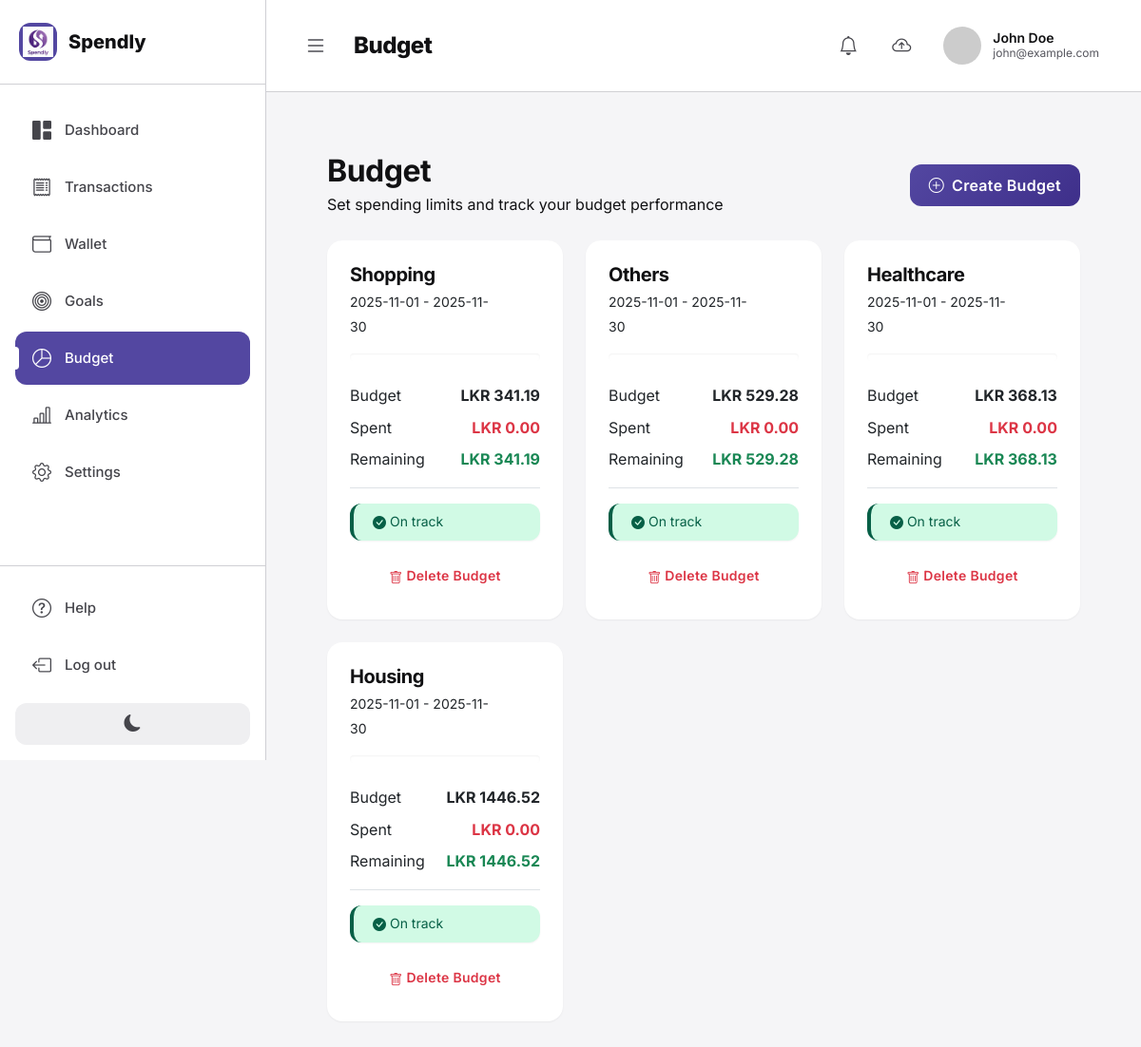
The app's page /budgets (signed in), older data.
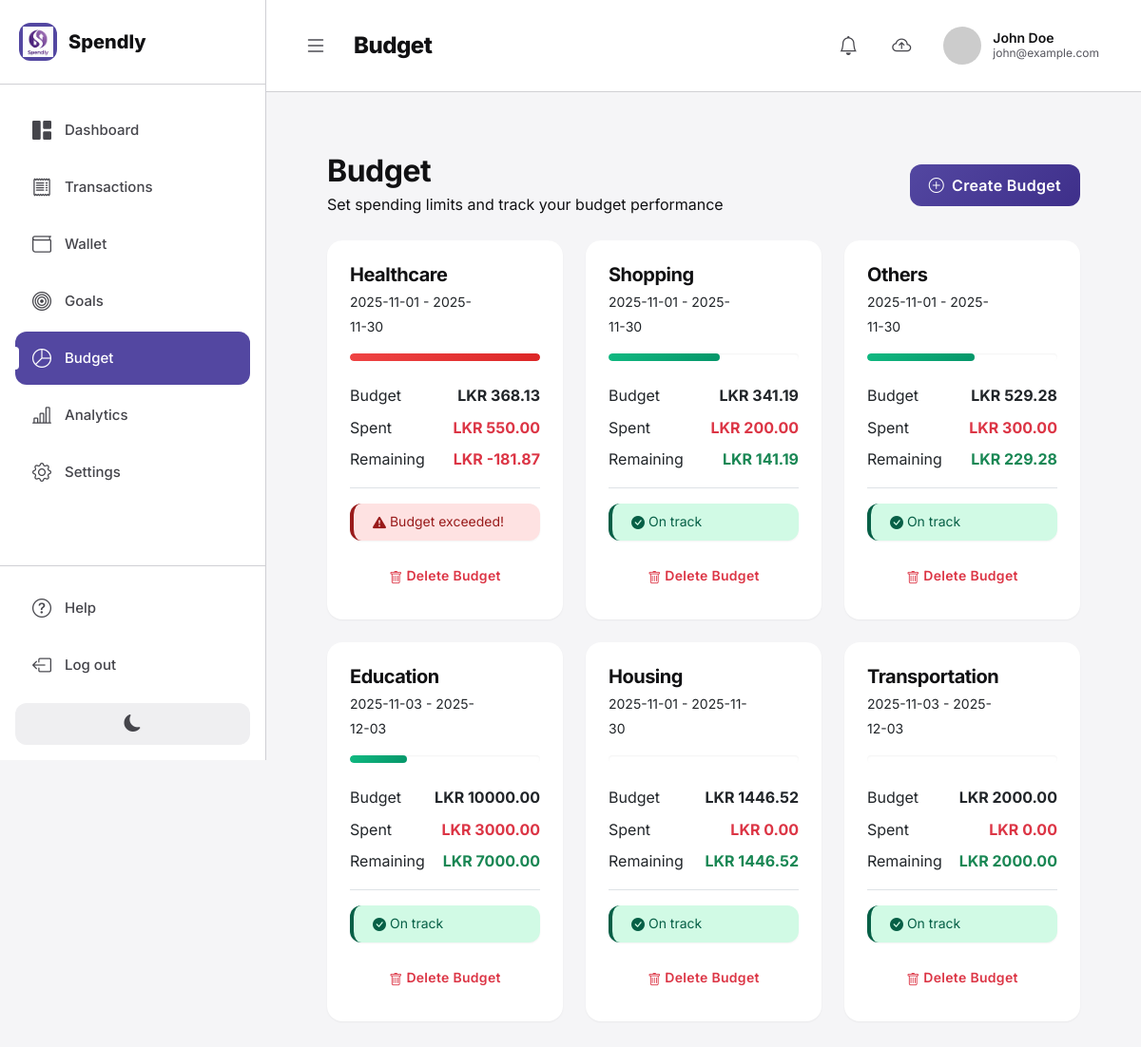
The same page, newer data.
### tables this page shows
CREATE TABLE user (
    user_id INTEGER PRIMARY KEY AUTOINCREMENT,
    username TEXT NOT NULL UNIQUE,
    email TEXT NOT NULL UNIQUE,
    full_name TEXT NOT NULL,
    created_at TEXT NOT NULL DEFAULT (datetime('now')),
    last_sync TEXT, password_hash TEXT NOT NULL DEFAULT '',
    CONSTRAINT chk_email CHECK (email LIKE '%@%')
);

CREATE TABLE budget (
    budget_id INTEGER PRIMARY KEY AUTOINCREMENT,
    user_id INTEGER NOT NULL,
    category_id INTEGER NOT NULL,
    budget_amount REAL NOT NULL CHECK (budget_amount > 0),
    start_date TEXT NOT NULL,
    end_date TEXT NOT NULL,
    created_at TEXT NOT NULL DEFAULT (datetime('now')),
    modified_at TEXT NOT NULL DEFAULT (datetime('now')),
    is_active INTEGER NOT NULL DEFAULT 1 CHECK (is_active IN (0, 1)),
    is_synced INTEGER NOT NULL DEFAULT 0 CHECK (is_synced IN (0, 1)),
    FOREIGN KEY (user_id) REFERENCES user(user_id) ON DELETE CASCADE,
    FOREIGN KEY (category_id) REFERENCES category(category_id) ON DELETE RESTRICT,
    CONSTRAINT chk_date_range CHECK (end_date > start_date)
);

### webapp/app.py (the view)
@app.route('/budgets')
@login_required
def budgets():
    db = get_sqlite_db()
    user_id = session['user_id']
    budget_list = db.execute('''
        SELECT * FROM v_budget_performance
        WHERE user_id = ?
        ORDER BY utilization_percent DESC
    ''', (user_id,)).fetchall()
    categories = db.execute('''
        SELECT * FROM category
        WHERE category_type = 'EXPENSE' AND is_active = 1
        ORDER BY category_name
    ''').fetchall()
    db.close()
    return render_template('budgets.html',
                         budgets=budget_list,
                         categories=categories)

### webapp/app.py (called while the page is built)
@app.context_processor
def inject_pending_sync_count():
    if 'user_id' in session:
        db = get_sqlite_db()
        user_id = session['user_id']
        pending_count = 0
        pending_count += db.execute('SELECT COUNT(*) as count FROM expense WHERE user_id = ? AND is_synced = 0', (user_id,)).fetchone()['count']
        pending_count += db.execute('SELECT COUNT(*) as count FROM income WHERE user_id = ? AND is_synced = 0', (user_id,)).fetchone()['count']
        pending_count += db.execute('SELECT COUNT(*) as count FROM budget WHERE user_id = ? AND is_synced = 0', (user_id,)).fetchone()['count']
        pending_count += db.execute('SELECT COUNT(*) as count FROM savings_goal WHERE user_id = ? AND is_synced = 0', (user_id,)).fetchone()['count']
        db.close()
        return dict(pending_sync_count=pending_count)
    return dict(pending_sync_count=0)

def get_sqlite_db():
    conn = sqlite3.connect(SQLITE_DB_PATH)
    conn.row_factory = sqlite3.Row
    return conn

def login_required(f):
    @wraps(f)
    def decorated_function(*args, **kwargs):
        if 'user_id' not in session:
            flash('Please log in to access this page.', 'warning')
            return redirect(url_for('login'))
        return f(*args, **kwargs)
    return decorated_function

### webapp/templates/budgets.html (shortened to what this page needs)
{% extends "base.html" %}
{% block page_title %}Budget{% endblock %}
{% block content %}
<div class="finset-content">
    <div class="d-flex justify-content-between align-items-center mb-4">
        <div>
            <h2 class="fw-bold mb-1">Budget</h2>
            <p class="text-muted mb-0">Set spending limits and track your budget performance</p>
        </div>
        <button class="btn btn-primary d-flex align-items-center gap-2" data-bs-toggle="modal" data-bs-target="#addBudgetModal">
            <i class="bi bi-plus-circle"></i>
            <span>Create Budget</span>
        </button>
    </div>
    {% if budgets %}
    <div class="row g-4">
        {% for budget in budgets %}
        <div class="col-md-6 col-xl-4">
            <div class="card border-0 shadow-sm h-100">
                <div class="card-body p-4">
                    <div class="d-flex justify-content-between align-items-start mb-3">
                        <div>
                            <h5 class="fw-bold mb-1">{{ budget.category_name }}</h5>
                            <small class="text-muted">{{ budget.start_date }} - {{ budget.end_date }}</small>
                        </div>
                        {% set percent = budget.utilization_percent %}
                        <span class="badge rounded-pill {% if percent >= 100 %}bg-danger{% elif percent >= 80 %}bg-warning{% else %}bg-success{% endif %} px-3 py-2">
                        </span>
                    </div>
                    <div class="mb-4">
                        <div class="progress" style="height: 8px; border-radius: 10px;">
                            {% if percent >= 100 %}
                                <div class="progress-bar bg-danger" style="width: 100%;"></div>
                            {% elif percent >= 80 %}
                                <div class="progress-bar bg-warning" style="width: {{ percent }}%;"></div>
                            {% else %}
                                <div class="progress-bar bg-success" style="width: {{ percent }}%;"></div>
                            {% endif %}
                        </div>
                    </div>
                    <div class="d-flex justify-content-between mb-2">
                        <span class="text-muted">Budget</span>
                        <span class="fw-bold">LKR {{ "%.2f"|format(budget.budget_amount) }}</span>
                    </div>
                    <div class="d-flex justify-content-between mb-2">
                        <span class="text-muted">Spent</span>
                        <span class="fw-bold text-danger">LKR {{ "%.2f"|format(budget.actual_spent) }}</span>
                    </div>
                    <div class="d-flex justify-content-between mb-3 pb-3 border-bottom">
                        <span class="text-muted">Remaining</span>
                        <span class="fw-bold {% if budget.remaining < 0 %}text-danger{% else %}text-success{% endif %}">
                            LKR {{ "%.2f"|format(budget.remaining) }}
                        </span>
                    </div>
                    <div class="alert {% if percent >= 100 %}alert-danger{% elif percent >= 80 %}alert-warning{% else %}alert-success{% endif %} mb-3 py-2" style="font-size: 0.875rem;">
                        {% if percent >= 100 %}
                            <i class="bi bi-exclamation-triangle-fill"></i> Budget exceeded!
                        {% elif percent >= 80 %}
                            <i class="bi bi-exclamation-circle-fill"></i> Nearing limit
                        {% else %}
                            <i class="bi bi-check-circle-fill"></i> On track
                        {% endif %}
                    </div>
                    <a href="{{ url_for('delete_budget', budget_id=budget.budget_id) }}"
                       class="btn btn-outline-danger btn-sm w-100"
                       onclick="return confirm('Are you sure you want to delete this budget?');">
                        <i class="bi bi-trash"></i> Delete Budget
                    </a>
                </div>
            </div>
        </div>
        {% endfor %}
    </div>
    {% endif %}
</div>
{% endblock %}

### webapp/templates/base.html (shortened to what this page needs)
<!DOCTYPE html>
<html lang="en">
<head>
    <link href="https://cdn.jsdelivr.net/npm/bootstrap@5.3.0/dist/css/bootstrap.min.css" rel="stylesheet">
    <link rel="stylesheet" href="https://cdn.jsdelivr.net/npm/bootstrap-icons@1.11.0/font/bootstrap-icons.css">
    <link rel="stylesheet" href="{{ url_for('static', filename='css/style.css') }}">
</head>
<body>
    {% if session.user_id %}
    <div class="finset-layout">
        <aside class="finset-sidebar" id="sidebar">
            <div class="sidebar-logo">
                <div class="logo-container">
                    <img src="{{ url_for('static', filename='images/Spendly_Logo.png') }}" alt="Spendly Logo" style="height: 32px; width: auto;">
                </div>
                <span class="logo-text">Spendly</span>
            </div>
            <nav class="sidebar-nav">
                <a href="{{ url_for('dashboard') }}" class="sidebar-link {% if request.endpoint == 'dashboard' %}active{% endif %}">
                    <i class="bi bi-grid-1x2-fill"></i>
                    <span>Dashboard</span>
                </a>
                <a href="{{ url_for('expenses') }}" class="sidebar-link {% if request.endpoint == 'expenses' %}active{% endif %}">
                    <i class="bi bi-receipt"></i>
                    <span>Transactions</span>
                </a>
                <a href="{{ url_for('income') }}" class="sidebar-link {% if request.endpoint == 'income' %}active{% endif %}">
                    <i class="bi bi-wallet"></i>
                    <span>Wallet</span>
                </a>
                <a href="{{ url_for('goals') }}" class="sidebar-link {% if request.endpoint == 'goals' %}active{% endif %}">
                    <i class="bi bi-bullseye"></i>
                    <span>Goals</span>
                </a>
                <a href="{{ url_for('budgets') }}" class="sidebar-link {% if request.endpoint == 'budgets' %}active{% endif %}">
                    <i class="bi bi-pie-chart"></i>
                    <span>Budget</span>
                </a>
                <a href="{{ url_for('reports') }}" class="sidebar-link {% if request.endpoint == 'reports' %}active{% endif %}">
                    <i class="bi bi-bar-chart-line"></i>
                    <span>Analytics</span>
                </a>
                <a href="{{ url_for('settings') }}" class="sidebar-link {% if request.endpoint == 'settings' %}active{% endif %}">
                    <i class="bi bi-gear"></i>
                    <span>Settings</span>
                </a>
            </nav>
            <div class="sidebar-bottom">
                <a href="#" class="sidebar-link" data-bs-toggle="modal" data-bs-target="#helpModal">
                    <i class="bi bi-question-circle"></i>
                    <span>Help</span>
                </a>
                <a href="{{ url_for('logout') }}" class="sidebar-link">
                    <i class="bi bi-box-arrow-left"></i>
                    <span>Log out</span>
                </a>
                <button class="theme-toggle" id="themeToggle">
                    <i class="bi bi-moon-fill"></i>
                </button>
            </div>
        </aside>
        <div class="finset-main">
            <header class="finset-header">
                <div class="header-left">
                    <button class="sidebar-toggle" id="sidebarToggle">
                        <i class="bi bi-list"></i>
                    </button>
                    <h1 class="page-title">{% block page_title %}Dashboard{% endblock %}</h1>
                </div>
                <div class="header-right">
                    <div class="dropdown d-inline">
                        <button class="header-icon-btn position-relative" type="button" id="notificationDropdown" data-bs-toggle="dropdown" aria-expanded="false" title="View Notifications">
                            <i class="bi bi-bell"></i>
                        </button>
                    </div>
                    <form method="POST" action="{{ url_for('sync_to_oracle') }}" class="d-inline" id="syncForm">
                        <button type="submit" class="header-icon-btn position-relative" title="Sync to Oracle" id="syncBtn">
                            <i class="bi bi-cloud-arrow-up"></i>
                        </button>
                    </form>
                    <div class="user-profile">
                        <img src="https://ui-avatars.com/api/?name={{ session.full_name }}&background=5347A1&color=fff" alt="User">
                        <div class="user-info">
                            <span class="user-name">{{ session.full_name }}</span>
                            <span class="user-email">{{ session.email }}</span>
                        </div>
                    </div>
                </div>
            </header>
            <div class="finset-content">
                {% block content %}{% endblock %}
            </div>
        </div>
    </div>
    {% endif %}
</body>
</html>

Row changes from the older to the newer data that the page shows:
shown differently, row unchanged: budget (number 1 of 6 on the later page): actual_spent "0.00" → "550.00"; remaining "368.13" → "-181.87"; text "On track" → "Budget exceeded!"; moves up the list
computed for budget (number 2 of 6 on the later page): actual_spent "0.00" → "200.00"; remaining "341.19" → "141.19"
computed for budget (number 3 of 6 on the later page): actual_spent "0.00" → "300.00"; remaining "529.28" → "229.28"
added budget: category_name "Education", start_date "2025-11-03", end_date "2025-12-03", {{ percent }} 30.0 (drawn), budget_amount "10000.00", actual_spent "3000.00", remaining "7000.00", shows "On track"
added budget: category_name "Transportation", start_date "2025-11-03", end_date "2025-12-03", budget_amount "2000.00", actual_spent "0.00", remaining "2000.00", shows "On track"
